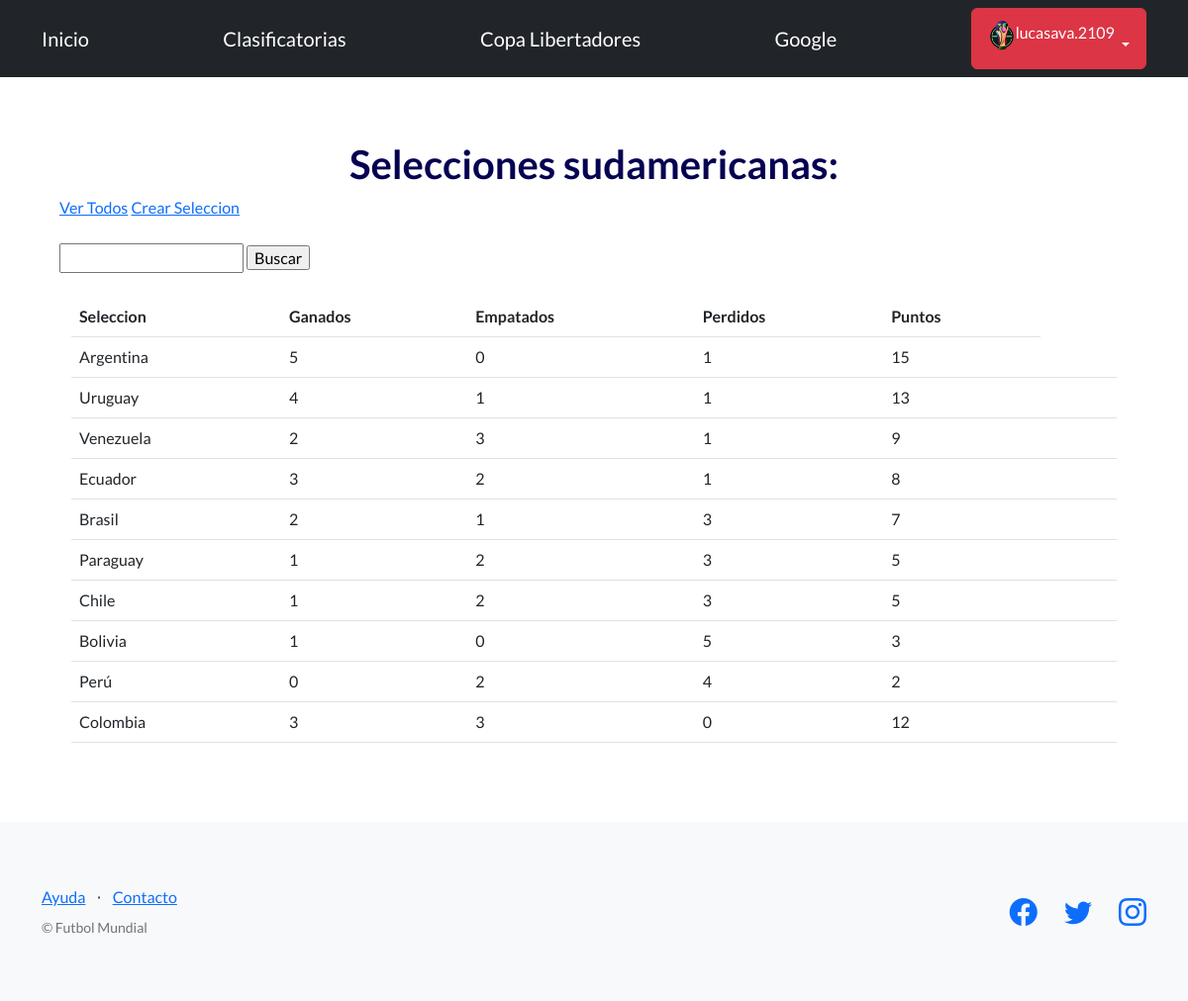
The page /futbol/selecciones/ (signed in) on the database as committed earlier.
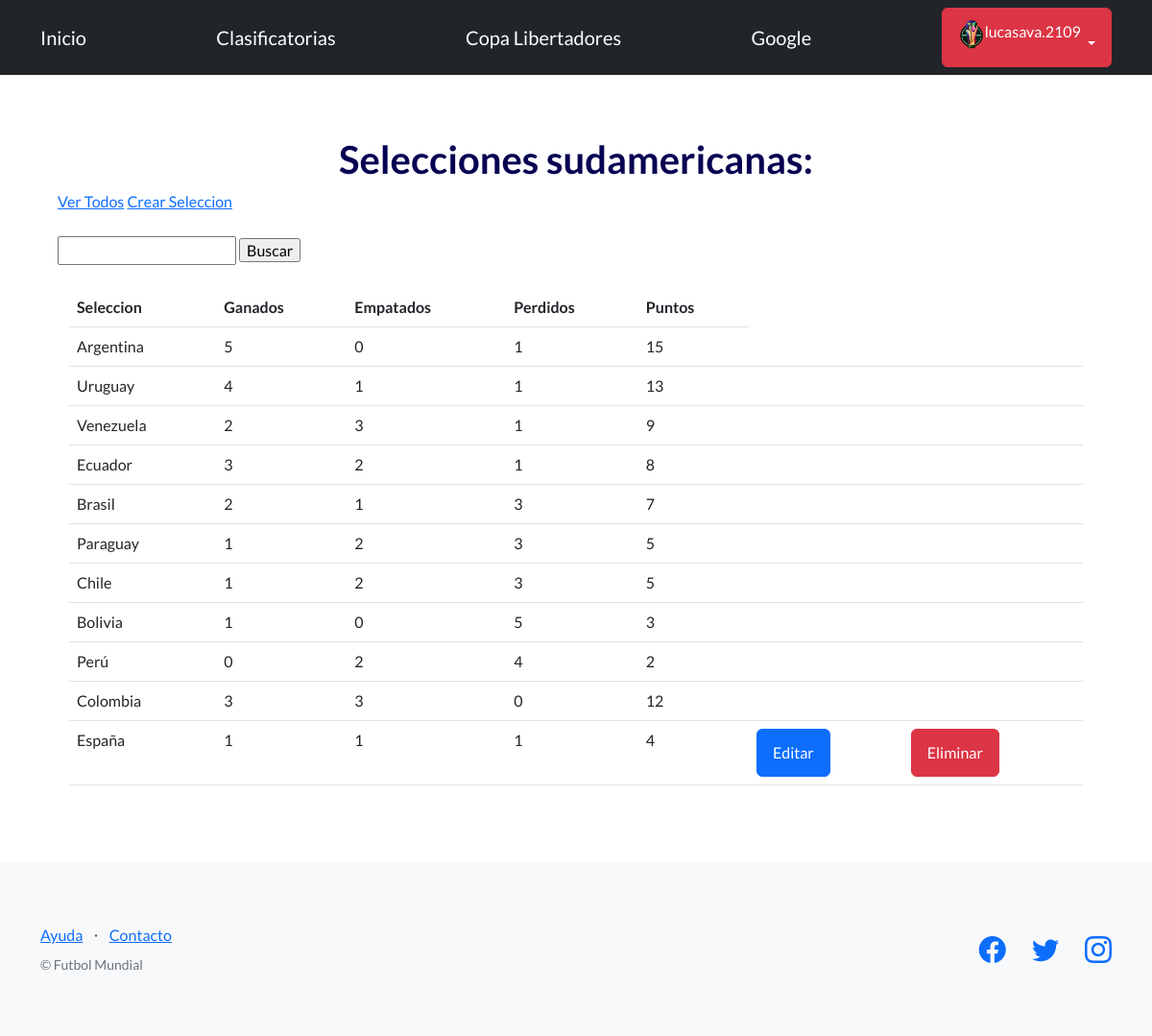
The same page on the database as committed later.
### perfiles/models.py (models this page shows, shortened)
class Avatar(models.Model):
   user = models.OneToOneField(User, on_delete=models.CASCADE, null=True)
   imagen = models.ImageField(upload_to='avatares', null=True, blank=True)

### control/models.py (models this page shows, shortened)
class Clasificatorias(models.Model):
    seleccion=models.CharField(max_length=100)
    ganados=models.IntegerField()
    empatados=models.IntegerField()
    perdidos=models.IntegerField()
    puntos=models.IntegerField()
    creador = models.ForeignKey(User, on_delete=models.SET_NULL, null=True)

### control/views.py (the view)
# urls.py: path("selecciones/", selecciones, name="selecciones"),
def selecciones(request):
    contexto = {
        "equipos": Clasificatorias.objects.all(),
    }
    http_response = render(
        request=request,
        template_name='control/lista_selecciones.html',
        context=contexto,
    )
    return http_response

### control/templates/control/lista_selecciones.html (shortened to what this page needs)
{% extends "base.html" %}
{% block contenido %}
<h1 style="color: rgb(6, 2, 82);">
    <div style="text-align: center;">
     Selecciones sudamericanas:
    </div>
</h1>
<a href="{% url 'selecciones' %}">Ver Todos</a>
<a href="{% url 'crear_seleccion' %}">Crear Seleccion</a>
<br><br>
<form action="{% url 'buscar_seleccion' %}" method="post">
  <input type="text" name="busqueda">
  <input type="submit" value="Buscar">
</form>
<br>
<div class="container">
<table class="table">
    <tbody>
      <tr>
        <th>Seleccion</th>
        <th>Ganados</th>
        <th>Empatados</th>
        <th>Perdidos</th>
        <th>Puntos</th>
      </tr>
      {% for equipo in equipos %}
      <tr>
        <td>{{ equipo.seleccion }}</td>
        <td>{{ equipo.ganados }}</td>
        <td>{{ equipo.empatados }}</td>
        <td>{{ equipo.perdidos }}</td>
        <td>{{ equipo.puntos }}</td>
        <td>
          {% if user == equipo.creador %}
            <a class="btn btn-primary" href="{% url 'editar_seleccion' equipo.id %}">Editar</a>
          {% endif %}
          </td>
        <td>
          {% if user == equipo.creador %}
            <form action="{% url 'eliminar_seleccion' equipo.id %}" method="post">
              <input type="submit" class="btn btn-danger" value="Eliminar"/>
            </form>
          {% endif %}
          </td>
      </tr>
    {% endfor %}
    </tbody>
  </table>
</div>
{% endblock contenido %}

### templates_base/base.html (shortened to what this page needs)
{% load static %}
<!DOCTYPE html>
<html lang="en">
    <head>
        <link href="https://cdn.jsdelivr.net/npm/bootstrap-icons@1.5.0/font/bootstrap-icons.css" rel="stylesheet" type="text/css" />
        <link href="{% static 'css/styles.css' %}" rel="stylesheet" />
    </head>
    <body>
        <nav class="navbar navbar-dark bg-dark static-top">
            <div class="container">
                    <a class="navbar-brand" href="{% url 'inicio' %}">Inicio</a>
                    <a class="navbar-brand" href="{% url 'selecciones' %}">Clasificatorias</a>
                    <a class="navbar-brand" href="{% url 'copa' %}">Copa Libertadores</a>
                    <a class="navbar-brand" href="https://www.google.com">Google</a>
                    {% if user.is_authenticated %}
                    <div class="dropdown">
                        <button class="btn btn-danger dropdown-toggle" type="button" id="dropdownMenuButton1" data-bs-toggle="dropdown" aria-expanded="false">
                            <div style="display: inline-flex;">
                                <img src="{{user.avatar.imagen.url}}" style="max-width:30px; max-height:30px; border-radius: 50%;">
                                <span>{{ user.username }}</span>
                            </div>
                        </button>
                    </div>
                    {% else %}
                    <a class="btn btn-danger" href="{% url 'login' %}">Inicio Sesión</a>
                    <a class="btn btn-danger" href="{% url 'registro' %}">Registro</a>
                    {% endif %}
                </div>
            </nav>
        <section style="padding:4rem 3rem;">
                <div class="container">
                    {% block contenido %}
                    {% endblock contenido %}
                </div>
        </section>
        <footer class="footer bg-light">
                <div class="container">
                   <div class="row">
                       <div class="col-lg-6 h-100 text-center text-lg-start my-auto">
                           <ul class="list-inline mb-2">
                               <li class="list-inline-item"><a href="#!">Ayuda</a></li>
                               <li class="list-inline-item">⋅</li>
                               <li class="list-inline-item"><a href="#!">Contacto</a></li>
                           </ul>
                           <p class="text-muted small mb-4 mb-lg-0">&copy; Futbol Mundial</p>
                       </div>
                       <div class="col-lg-6 h-100 text-center text-lg-end my-auto">
                           <ul class="list-inline mb-0">
                               <li class="list-inline-item me-4">
                                   <a href="#!"><i class="bi-facebook fs-3"></i></a>
                               </li>
                               <li class="list-inline-item me-4">
                                   <a href="https://twitter.com/coderhouse"><i class="bi-twitter fs-3"></i></a>
                               </li>
                               <li class="list-inline-item">
                                   <a href="https://www.instagram.com/futbolmundial.2109"><i class="bi-instagram fs-3"></i></a>
                               </li>
                           </ul>
                       </div>
                   </div>
               </div>
        </footer>
    </body>
</html>

Rows that differ between the two databases and show on the page:
added Clasificatorias: seleccion "España", ganados "1", empatados "1", perdidos "1", puntos "4", shows "Editar"
